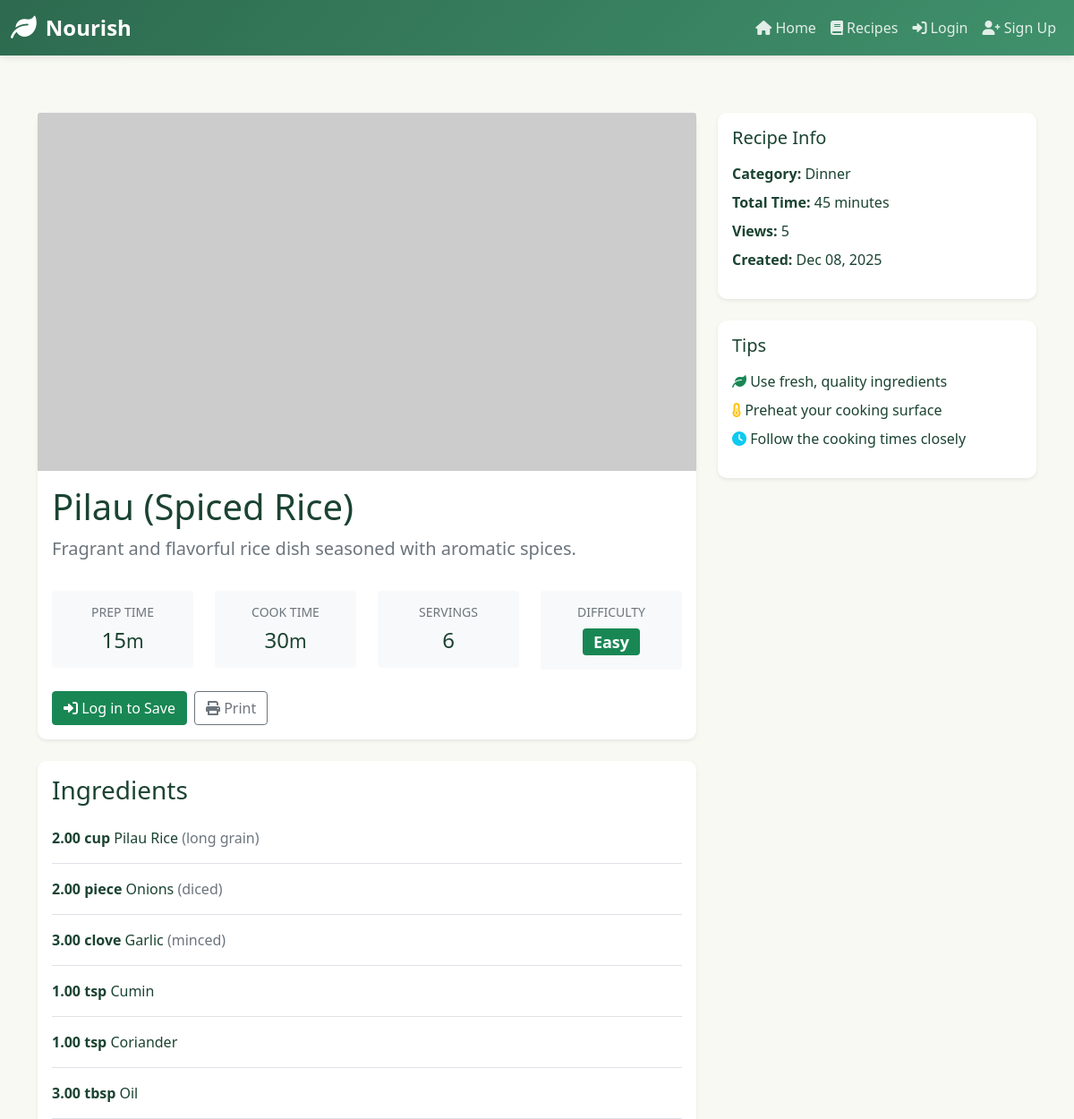
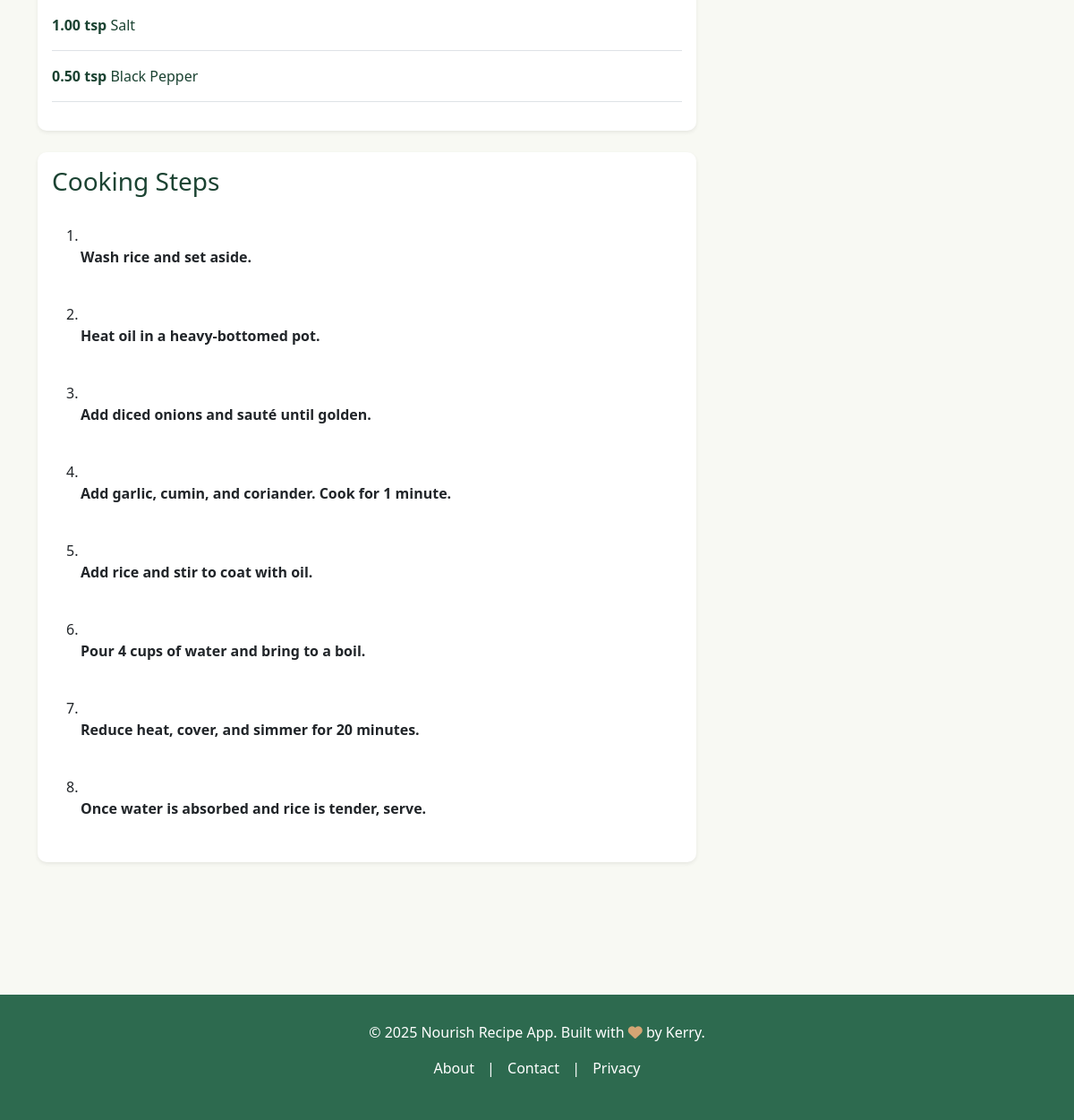
The page /recipe/5/ on the database its author committed (2 pictures, top to bottom).
### ingredient/models.py (models this page shows, shortened)
class Recipe(models.Model):
  DIFFICULTY_CHOICES = [
      ('easy', 'Easy'),
      ('medium', 'Medium'),
      ('hard', 'Hard'),
  ]
  CATEGORY_CHOICES = [
      ('breakfast', 'Breakfast'),
      ('lunch', 'Lunch'),
      ('dinner', 'Dinner'),
      ('snack', 'Snack'),
      ('dessert', 'Dessert'),
      ('beverage', 'Beverage'),
      ('other', 'Other'),
  ]
  title = models.CharField(max_length=255)
  description = models.TextField(blank=True)
  prep_time = models.IntegerField(default=15, help_text="minutes")
  cook_time = models.IntegerField(default=30, help_text="minutes")
  servings = models.IntegerField(default=4)
  difficulty = models.CharField(max_length=50, choices=DIFFICULTY_CHOICES, default='medium')
  category = models.CharField(max_length=50, choices=CATEGORY_CHOICES, default='other')
  image = models.URLField(blank=True)  # Using URL for now, can switch to ImageField later
  created_by = models.ForeignKey(User, on_delete=models.CASCADE, related_name='recipes', null=True, blank=True)
  created_at = models.DateTimeField(auto_now_add=True)
  updated_at = models.DateTimeField(auto_now=True)
  is_published = models.BooleanField(default=True)
  views_count = models.IntegerField(default=0)
  class Meta:
    ordering = ['-created_at']

class RecipeIngredient(models.Model):
  UNIT_CHOICES = [
      ('g', 'grams'),
      ('kg', 'kilograms'),
      ('ml', 'milliliters'),
      ('l', 'liters'),
      ('tbsp', 'tablespoons'),
      ('tsp', 'teaspoons'),
      ('cup', 'cups'),
      ('piece', 'pieces'),
      ('whole', 'whole'),
      ('pinch', 'pinches'),
      ('dash', 'dashes'),
  ]
  recipe = models.ForeignKey(Recipe, on_delete=models.CASCADE, related_name='ingredients')
  ingredient = models.ForeignKey(Ingredient, on_delete=models.PROTECT)
  amount = models.DecimalField(max_digits=8, decimal_places=2)
  unit = models.CharField(max_length=50, choices=UNIT_CHOICES)
  notes = models.CharField(max_length=255, blank=True)  # e.g., "chopped", "minced"
  class Meta:
    ordering = ['id']

class Ingredient(models.Model):
  CATEGORIES = [
      ('vegetable', 'Vegetables'),
      ('fruit', 'Fruits'),
      ('grain', 'Grains'),
      ('protein', 'Proteins'),
      ('dairy', 'Dairy'),
      ('spice', 'Spices'),
      ('oil', 'Oils & Condiments'),
      ('other', 'Other'),
  ]
  name = models.CharField(max_length=255, unique=True)
  category = models.CharField(max_length=50, choices=CATEGORIES, default='other')
  img_url = models.URLField(blank=True, null=True)
  created_at = models.DateTimeField(auto_now_add=True)
  class Meta:
    ordering = ['name']

class RecipeStep(models.Model):
  recipe = models.ForeignKey(Recipe, on_delete=models.CASCADE, related_name='steps')
  order = models.IntegerField()
  instruction = models.TextField()
  time_minutes = models.IntegerField(null=True, blank=True, help_text="Time for this step (optional)")
  class Meta:
    ordering = ['order']
    unique_together = ('recipe', 'order')

### ingredient/views.py (the view)
# urls.py: path('recipe/<int:recipe_id>/', recipe_detail, name='recipe_detail'),
def recipe_detail(request, recipe_id):
  recipe = get_object_or_404(Recipe, id=recipe_id)
  recipe.views_count += 1
  recipe.save(update_fields=['views_count'])
  avg_rating = recipe.ratings.aggregate(Avg('score'))['score__avg'] or 0
  user_rating = None
  is_favorited = False
  if request.user.is_authenticated:
    user_rating = recipe.ratings.filter(user=request.user).first()
    is_favorited = Favorite.objects.filter(user=request.user, recipe=recipe).exists()
  context = {
    'recipe': recipe,
    'avg_rating': round(avg_rating, 1) if avg_rating else 0,
    'user_rating': user_rating,
    'is_favorited': is_favorited,
    'reviews': recipe.reviews.all(),
  }
  return render(request, 'recipe_detail.html', context)

### templates/recipe_detail.html (shortened to what this page needs)
{% extends 'base.html' %}
{% load static %}
{% block content %}
<div class="row mb-4">
    <div class="col-lg-8">
        <div class="card mb-4 border-0 shadow-sm">
            {% if recipe.image %}
                <img src="{{ recipe.image }}" class="card-img-top" alt="{{ recipe.title }}" style="height: 400px; object-fit: cover;">
            {% else %}
                <div class="card-img-top bg-light d-flex align-items-center justify-content-center" style="height: 400px;">
                    <i class="fas fa-utensils fa-5x text-muted"></i>
                </div>
            {% endif %}
            <div class="card-body">
                <div class="d-flex justify-content-between align-items-start mb-3">
                    <div>
                        <h1 class="card-title mb-2">{{ recipe.title }}</h1>
                        {% if recipe.description %}
                            <p class="lead text-muted">{{ recipe.description }}</p>
                        {% endif %}
                    </div>
                </div>
                <div class="row mb-4">
                    <div class="col-md-3">
                        <div class="text-center p-3 bg-light rounded">
                            <h6 class="text-muted small mb-2">PREP TIME</h6>
                            <h4 class="mb-0">{{ recipe.prep_time }}<span class="small">m</span></h4>
                        </div>
                    </div>
                    <div class="col-md-3">
                        <div class="text-center p-3 bg-light rounded">
                            <h6 class="text-muted small mb-2">COOK TIME</h6>
                            <h4 class="mb-0">{{ recipe.cook_time }}<span class="small">m</span></h4>
                        </div>
                    </div>
                    <div class="col-md-3">
                        <div class="text-center p-3 bg-light rounded">
                            <h6 class="text-muted small mb-2">SERVINGS</h6>
                            <h4 class="mb-0">{{ recipe.servings }}</h4>
                        </div>
                    </div>
                    <div class="col-md-3">
                        <div class="text-center p-3 bg-light rounded">
                            <h6 class="text-muted small mb-2">DIFFICULTY</h6>
                            <h4 class="mb-0"><span class="badge bg-success">{{ recipe.difficulty|title }}</span></h4>
                        </div>
                    </div>
                </div>
                <div class="d-flex gap-2">
                    {% if user.is_authenticated %}
                        <a href="{% url 'add_to_shopping_list' recipe.id %}" class="btn btn-success">
                            <i class="fas fa-shopping-cart"></i> Add to Shopping List
                        </a>
                        <a href="{% url 'add_review' recipe.id %}" class="btn btn-primary">
                            <i class="fas fa-comment"></i> Write Review
                        </a>
                    {% else %}
                        <a href="{% url 'login' %}" class="btn btn-success">
                            <i class="fas fa-sign-in-alt"></i> Log in to Save
                        </a>
                    {% endif %}
                    <button class="btn btn-outline-secondary" onclick="window.print()">
                        <i class="fas fa-print"></i> Print
                    </button>
                </div>
            </div>
        </div>
        <div class="card mb-4 border-0 shadow-sm">
            <div class="card-body">
                <h3 class="card-title mb-4">Ingredients</h3>
                <ul class="list-unstyled">
                    {% for ingredient in recipe.ingredients.all %}
                        <li class="mb-3 pb-3 border-bottom">
                            <div class="d-flex justify-content-between">
                                <div>
                                    <strong class="ingredient-amount" data-amount="{{ ingredient.amount }}" data-unit="{{ ingredient.unit }}">
                                        {{ ingredient.amount }} {{ ingredient.unit }}
                                    </strong>
                                    {{ ingredient.ingredient.name }}
                                    {% if ingredient.notes %}
                                        <span class="text-muted">({{ ingredient.notes }})</span>
                                    {% endif %}
                                </div>
                            </div>
                        </li>
                    {% empty %}
                        <li class="text-muted">No ingredients listed</li>
                    {% endfor %}
                </ul>
            </div>
        </div>
        <div class="card mb-4 border-0 shadow-sm">
            <div class="card-body">
                <h3 class="card-title mb-4">Cooking Steps</h3>
                <ol class="list-group list-group-numbered">
                    {% for step in recipe.steps.all %}
                        <li class="list-group-item border-0 mb-3 pb-3">
                            <div class="ms-3">
                                <strong>{{ step.instruction }}</strong>
                            </div>
                        </li>
                    {% empty %}
                        <li class="text-muted">No steps listed</li>
                    {% endfor %}
                </ol>
            </div>
        </div>
    </div>
    <div class="col-lg-4">
        <div class="card border-0 shadow-sm mb-4 sticky-top" style="top: 20px;">
            <div class="card-body">
                <h5 class="card-title mb-3">Recipe Info</h5>
                <ul class="list-unstyled">
                    <li class="mb-2">
                        <strong>Category:</strong> {{ recipe.category|title }}
                    </li>
                    <li class="mb-2">
                        <strong>Total Time:</strong> {{ recipe.prep_time|add:recipe.cook_time }} minutes
                    </li>
                    <li class="mb-2">
                        <strong>Views:</strong> {{ recipe.views_count }}
                    </li>
                    <li class="mb-2">
                        <strong>Created:</strong> {{ recipe.created_at|date:"M d, Y" }}
                    </li>
                </ul>
            </div>
        </div>
        <div class="card border-0 shadow-sm">
            <div class="card-body">
                <h5 class="card-title mb-3">Tips</h5>
                <ul class="list-unstyled">
                    <li class="mb-2">
                        <i class="fas fa-leaf text-success"></i> Use fresh, quality ingredients
                    </li>
                    <li class="mb-2">
                        <i class="fas fa-thermometer-half text-warning"></i> Preheat your cooking surface
                    </li>
                    <li class="mb-2">
                        <i class="fas fa-clock text-info"></i> Follow the cooking times closely
                    </li>
                </ul>
            </div>
        </div>
    </div>
</div>
{% endblock %}

### templates/base.html (style rules this page uses)
:root { --primary-green: #2d6a4f; --secondary-green: #40916c; --light-green: #52b788; --cream: #f8f9f3; --dark: #1b4332; --warning: #d4a574; }
body { font-family: 'Segoe UI', Tahoma, Geneva, Verdana, sans-serif; background-color: var(--cream); color: var(--dark); }
.card { border: none; box-shadow: 0 2px 8px rgba(0,0,0,0.1); transition: transform 0.3s ease, box-shadow 0.3s ease; border-radius: 10px; }

### rows shown on the page
Recipe: title "Pilau (Spiced Rice)", description "Fragrant and flavorful rice dish seasoned with aromatic spices.", prep_time "15", cook_time "30", servings "6", difficulty "Easy", category "Dinner", prep_time|add "45", views_count "5", created_at "Dec 08, 2025"
RecipeIngredient: amount "2.00", unit "cup", ingredient.name "Pilau Rice", notes "long grain"
RecipeIngredient: amount "2.00", unit "piece", ingredient.name "Onions", notes "diced"
RecipeIngredient: amount "3.00", unit "clove", ingredient.name "Garlic", notes "minced"
RecipeIngredient: amount "1.00", unit "tsp", ingredient.name "Cumin"
RecipeIngredient: amount "1.00", unit "tsp", ingredient.name "Coriander"
RecipeIngredient: amount "3.00", unit "tbsp", ingredient.name "Oil"
RecipeIngredient: amount "1.00", unit "tsp", ingredient.name "Salt"
RecipeIngredient: amount "0.50", unit "tsp", ingredient.name "Black Pepper"
RecipeStep: instruction "Wash rice and set aside."
RecipeStep: instruction "Heat oil in a heavy-bottomed pot."
RecipeStep: instruction "Add diced onions and sauté until golden."
RecipeStep: instruction "Add garlic, cumin, and coriander. Cook for 1 minute."
RecipeStep: instruction "Add rice and stir to coat with oil."
RecipeStep: instruction "Pour 4 cups of water and bring to a boil."
RecipeStep: instruction "Reduce heat, cover, and simmer for 20 minutes."
RecipeStep: instruction "Once water is absorbed and rice is tender, serve."
